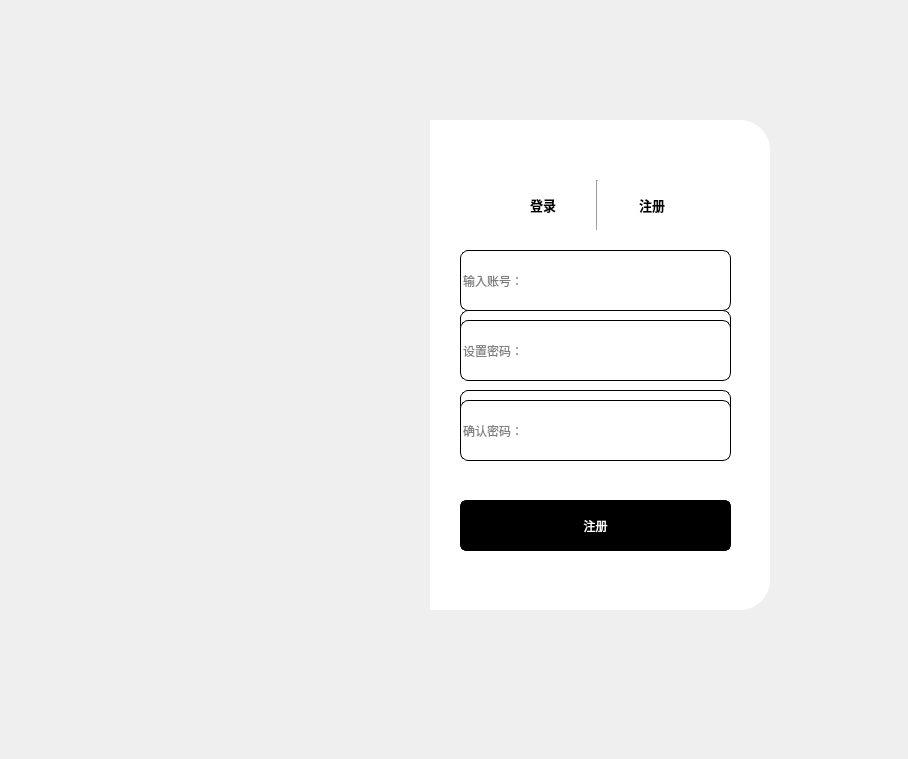
<?xml version="1.0" encoding="UTF-8"?>
<ui version="4.0">
 <class>login</class>
 <widget class="QWidget" name="login">
  <property name="geometry">
   <rect>
    <x>0</x>
    <y>0</y>
    <width>908</width>
    <height>759</height>
   </rect>
  </property>
  <property name="windowTitle">
   <string>login</string>
  </property>
  <widget class="QLabel" name="label_2">
   <property name="geometry">
    <rect>
     <x>430</x>
     <y>120</y>
     <width>340</width>
     <height>490</height>
    </rect>
   </property>
   <property name="styleSheet">
    <string notr="true">background-color: rgb(255, 255, 255);
border-top-right-radius:30px;
border-bottom-right-radius:30px</string>
   </property>
   <property name="text">
    <string/>
   </property>
  </widget>
  <widget class="QWidget" name="widget_2" native="true">
   <property name="geometry">
    <rect>
     <x>440</x>
     <y>250</y>
     <width>311</width>
     <height>341</height>
    </rect>
   </property>
   <widget class="QLineEdit" name="lineEdit">
    <property name="geometry">
     <rect>
      <x>20</x>
      <y>60</y>
      <width>271</width>
      <height>61</height>
     </rect>
    </property>
    <property name="styleSheet">
     <string notr="true">border:1px solid rgb(0,0,0);
border-radius:8px;</string>
    </property>
    <property name="placeholderText">
     <string>账号：</string>
    </property>
   </widget>
   <widget class="QLineEdit" name="lineEdit_2">
    <property name="geometry">
     <rect>
      <x>20</x>
      <y>140</y>
      <width>271</width>
      <height>61</height>
     </rect>
    </property>
    <property name="styleSheet">
     <string notr="true">border:1px solid rgb(0,0,0);
border-radius:8px;</string>
    </property>
    <property name="placeholderText">
     <string>密码：</string>
    </property>
   </widget>
   <widget class="QPushButton" name="pushButton_3">
    <property name="geometry">
     <rect>
      <x>20</x>
      <y>250</y>
      <width>271</width>
      <height>51</height>
     </rect>
    </property>
    <property name="styleSheet">
     <string notr="true">#pushButton_3{
	background-color: rgb(0,0,0);
	color: rgb(255, 255, 255);
	border:3px solid rgb(0,0,0);
	border-radius:7px;
}
#pushButton_3:hover{
	background-color: rgb(255, 255, 255);
	color: rgb(0, 0, 0);
}
#pushButton_3:pressed{
	padding-top:5px;
	padding-left:5px;
	
}</string>
    </property>
    <property name="text">
     <string>登录</string>
    </property>
   </widget>
  </widget>
  <widget class="QLabel" name="label">
   <property name="geometry">
    <rect>
     <x>90</x>
     <y>120</y>
     <width>340</width>
     <height>490</height>
    </rect>
   </property>
   <property name="styleSheet">
    <string notr="true">border-image: url(:/images/img/images/background.jpg);
border-top-left-radius:30px;
border-bottom-left-radius:30px;</string>
   </property>
   <property name="text">
    <string/>
   </property>
  </widget>
  <widget class="QPushButton" name="pushButton_4">
   <property name="geometry">
    <rect>
     <x>700</x>
     <y>140</y>
     <width>41</width>
     <height>31</height>
    </rect>
   </property>
   <property name="styleSheet">
    <string notr="true">border:none;</string>
   </property>
   <property name="text">
    <string/>
   </property>
   <property name="icon">
    <iconset resource="../../resource.qrc">
     <normaloff>:/icons/img/icons/close.png</normaloff>:/icons/img/icons/close.png</iconset>
   </property>
  </widget>
  <widget class="QWidget" name="widget" native="true">
   <property name="geometry">
    <rect>
     <x>490</x>
     <y>180</y>
     <width>215</width>
     <height>50</height>
    </rect>
   </property>
   <layout class="QHBoxLayout" name="horizontalLayout">
    <property name="spacing">
     <number>0</number>
    </property>
    <item>
     <widget class="QPushButton" name="pushButton">
      <property name="font">
       <font>
        <pointsize>10</pointsize>
        <weight>75</weight>
        <bold>true</bold>
       </font>
      </property>
      <property name="styleSheet">
       <string notr="true">#pushButton{
	border:none;
}
#pushButton:focus{
	
	color: rgb(190, 190, 190);
}</string>
      </property>
      <property name="text">
       <string>登录</string>
      </property>
     </widget>
    </item>
    <item>
     <widget class="Line" name="line">
      <property name="orientation">
       <enum>Qt::Vertical</enum>
      </property>
     </widget>
    </item>
    <item>
     <widget class="QPushButton" name="pushButton_2">
      <property name="font">
       <font>
        <pointsize>10</pointsize>
        <weight>75</weight>
        <bold>true</bold>
       </font>
      </property>
      <property name="styleSheet">
       <string notr="true">#pushButton_2{
	border:none;
}
#pushButton_2:focus{
	color: rgb(186, 186, 186);
}</string>
      </property>
      <property name="text">
       <string>注册</string>
      </property>
     </widget>
    </item>
   </layout>
  </widget>
  <widget class="QWidget" name="widget_3" native="true">
   <property name="geometry">
    <rect>
     <x>410</x>
     <y>220</y>
     <width>381</width>
     <height>341</height>
    </rect>
   </property>
   <widget class="QLineEdit" name="lineEdit_3">
    <property name="geometry">
     <rect>
      <x>50</x>
      <y>30</y>
      <width>271</width>
      <height>61</height>
     </rect>
    </property>
    <property name="styleSheet">
     <string notr="true">border:1px solid rgb(0,0,0);
border-radius:8px;</string>
    </property>
    <property name="placeholderText">
     <string>输入账号：</string>
    </property>
   </widget>
   <widget class="QLineEdit" name="lineEdit_4">
    <property name="geometry">
     <rect>
      <x>50</x>
      <y>100</y>
      <width>271</width>
      <height>61</height>
     </rect>
    </property>
    <property name="styleSheet">
     <string notr="true">border:1px solid rgb(0,0,0);
border-radius:8px;</string>
    </property>
    <property name="placeholderText">
     <string>设置密码：</string>
    </property>
   </widget>
   <widget class="QLineEdit" name="lineEdit_5">
    <property name="geometry">
     <rect>
      <x>50</x>
      <y>180</y>
      <width>271</width>
      <height>61</height>
     </rect>
    </property>
    <property name="styleSheet">
     <string notr="true">border:1px solid rgb(0,0,0);
border-radius:8px;</string>
    </property>
    <property name="placeholderText">
     <string>确认密码：</string>
    </property>
   </widget>
   <widget class="QPushButton" name="pushButton_5">
    <property name="geometry">
     <rect>
      <x>50</x>
      <y>280</y>
      <width>271</width>
      <height>51</height>
     </rect>
    </property>
    <property name="styleSheet">
     <string notr="true">#pushButton_5{
	background-color: rgb(0,0,0);
	color: rgb(255, 255, 255);
	border:3px solid rgb(0,0,0);
	border-radius:7px;
}
#pushButton_5:hover{
	background-color: rgb(255, 255, 255);
	color: rgb(0, 0, 0);
}
#pushButton_5:pressed{
	padding-top:5px;
	padding-left:5px;
	
}</string>
    </property>
    <property name="text">
     <string>注册</string>
    </property>
   </widget>
  </widget>
 </widget>
 <resources>
  <include location="../../resource.qrc"/>
 </resources>
 <connections>
  <connection>
   <sender>pushButton_4</sender>
   <signal>clicked()</signal>
   <receiver>login</receiver>
   <slot>close()</slot>
   <hints>
    <hint type="sourcelabel">
     <x>720</x>
     <y>150</y>
    </hint>
    <hint type="destinationlabel">
     <x>805</x>
     <y>86</y>
    </hint>
   </hints>
  </connection>
 </connections>
</ui>
